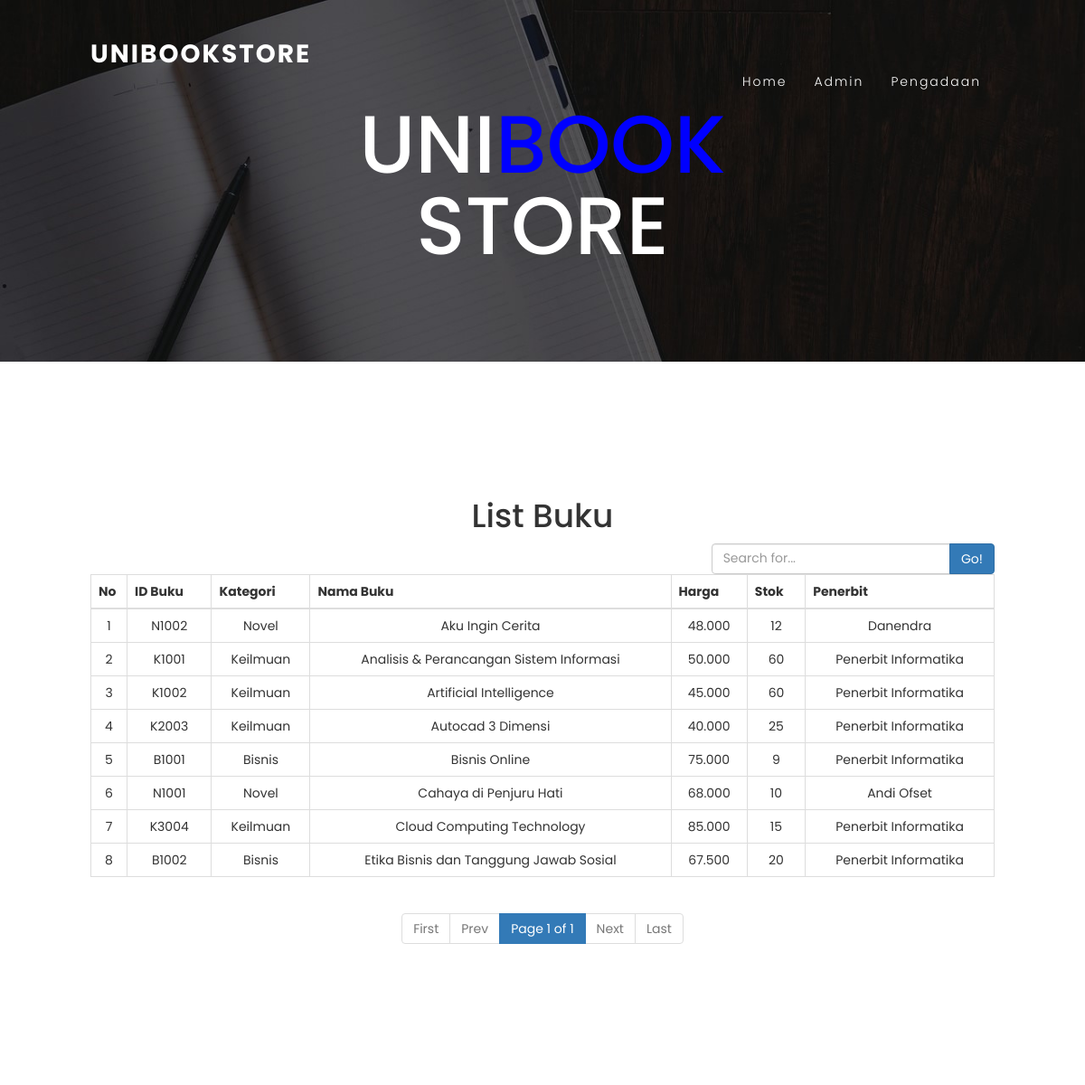
The page / on the database its author committed.
### tables this page shows
CREATE TABLE `buku` (
  `id_buku` varchar(5) NOT NULL,
  `kategori` varchar(255) NOT NULL,
  `nama_buku` varchar(255) NOT NULL,
  `harga` varchar(255) NOT NULL,
  `stok` int(11) NOT NULL,
  `penerbit` varchar(255) NOT NULL
);

### index.php (the view, shortened to what this page needs)
<!DOCTYPE html>
<html lang="en">
<head>
    <link rel="stylesheet" href="css/style.css">
    <link rel="stylesheet" href="css/bootstrap.min.css" />
</head>
<body>
    <?php
    include 'pagination.php';
    $q = isset($_REQUEST['q']) ? urldecode($_REQUEST['q']) : '';
    $page = isset($_GET['page']) ? intval($_GET['page']) : 1;
    $adjacents = isset($_GET['adjacents']) ? intval($_GET['adjacents']) : 3;
    $rpp = 15;
    $db_link = mysqli_connect('localhost', 'root', '', 'unibookstore');
    $sql = "SELECT * FROM buku WHERE nama_buku LIKE '%$q%' OR id_buku LIKE '%$q%' ORDER BY nama_buku";
    $result = mysqli_query($db_link, $sql);
    $tcount = mysqli_num_rows($result);
    $tpages = isset($tcount) ? ceil($tcount / $rpp) : 1;
    $count = 0;
    $i = ($page - 1) * $rpp;
    $no_urut = ($page - 1) * $rpp;
    $reload = $_SERVER['PHP_SELF'] . "?q=" . $q . "&amp;adjacents=" . $adjacents;
    ?>
    <header id="header">
        <a href="#" class="logo">UNIBOOKSTORE</a>
        <ul>
            <li><a href="#home" onclick="toggle()">Home</a></li>
            <li><a href="admin.php" onclick="toggle()">Admin</a></li>
            <li><a href="pengadaan.php" onclick="toggle()">Pengadaan</a></li>
        </ul>
    </header>
    <section class="banner" id="home">
        <h2>UNI<span>BOOK</span><br>STORE</h2>
    </section>
    <section class="sec" id="about">
        <div class="content">
            <div class="row">
                <div class="col-md-12">
                    <h1>List Buku</h1>
                </div>
            </div>
            <div class="row">
                <div class="col-md-8">
                </div>
                <div class="col-md-4">
                    <form action="<?php echo $_SERVER['PHP_SELF'] ?>" method="GET">
                        <div class="input-group">
                            <input type="text" class="form-control" placeholder="Search for..." name="q" value="<?php echo $q ?>">
                            <span class="input-group-btn">
                                <button class="btn btn-primary" type="submit">Go!</button>
                            </span>
                        </div>
                    </form>
                </div>
            </div>
            <div class="row">
                <div class="col-md-12">
                    <table class="table table-bordered">
                        <thead>
                            <tr>
                                <th class="th">No</th>
                                <th class="th">ID Buku</th>
                                <th class="th">Kategori</th>
                                <th class="th">Nama Buku</th>
                                <th class="th">Harga</th>
                                <th class="th">Stok</th>
                                <th class="th">Penerbit</th>
                            </tr>
                        </thead>
                        <tbody>
                            <?php
                            while (($count < $rpp) && ($i < $tcount)) {
                                mysqli_data_seek($result, $i);
                                $data = mysqli_fetch_array($result);
                            ?>
                                <tr class="tr">
                                    <td width="40px">
                                        <?php echo ++$no_urut; ?>
                                    </td>
                                    <td>
                                        <?php echo $data['id_buku']; ?>
                                    </td>
                                    <td>
                                        <?php echo $data['kategori']; ?>
                                    </td>
                                    <td>
                                        <?php echo $data['nama_buku']; ?>
                                    </td>
                                    <td>
                                        <?php echo $data['harga']; ?>
                                    </td>
                                    <td>
                                        <?php echo $data['stok']; ?>
                                    </td>
                                    <td>
                                        <?php echo $data['penerbit']; ?>
                                    </td>
                                </tr>
                            <?php
                                $i++;
                                $count++;
                            }
                            ?>
                        </tbody>
                    </table>
                </div>
            </div>
            <div class="row">
                <div class="col-md-12">
                    <?php echo paginate_one($reload, $page, $tpages); ?>
                </div>
            </div>
        </div>
    </section>
</body>
</html>

### pagination.php
<?php
function paginate_one($reload, $page, $tpages) {
	$firstlabel = "First";
	$prevlabel  = "Prev";
	$nextlabel  = "Next";
	$lastlabel  = "Last";
	$out = "<nav><ul class=\"pagination\">\n";
	if($page>1) {
		$out.= "<li><a href=\"" . $reload . "\">" . $firstlabel . "</a></li>\n";
	}
	else {
		$out.= "<li class=\"disabled\"><a href=\"#\">" . $firstlabel . "</a></li>\n";
	}
	if($page==1) {
		$out.= "<li class=\"disabled\"><a href=\"#\">" . $prevlabel . "</a></li>\n";
	}
	elseif($page==2) {
		$out.= "<li><a href=\"" . $reload . "\">" . $prevlabel . "</a></li>\n";
	}
	else {
		$out.= "<li><a href=\"" . $reload . "&amp;page=" . ($page-1) . "\">" . $prevlabel . "</a></li>\n";
	}
	$out.= "<li class=\"active\"><a href=\"#\">Page " . $page . " of " . $tpages . "</a></li>\n";
	if($page<$tpages) {
		$out.= "<li><a href=\"" . $reload . "&amp;page=" .($page+1) . "\">" . $nextlabel . "</a></li>\n";
	}
	else {
		$out.= "<li class=\"disabled\"><a href=\"#\">" . $nextlabel . "</a></li>\n";
	}
	if($page<$tpages) {
		$out.= "<li><a href=\"" . $reload . "&amp;page=" . $tpages . "\">" . $lastlabel . "</a></li>\n";
	}
	else {
		$out.= "<li class=\"disabled\"><a href=\"#\">" . $lastlabel . "</a></li>\n";
	}
	$out.= "</ul></nav>";
	return $out;
}
?>

### css/style.css (style rules this page uses)
* { margin: 0; padding: 0; box-sizing: border-box; font-family: 'Poppins', sans-serif; }
body { min-height: 1000px; }
header { position: fixed; top: 0; left: 0; width: 100%; display: flex; justify-content: space-between; align-items: center; padding: 40px 100px; z-index: 1000; transition: 0.6s; }
header .logo { position: relative; font-weight: 700; text-decoration: none; font-size: 2em; color: white; text-transform: uppercase; letter-spacing: 2px; transition: 0.6s; }
header ul { position: relative; display: flex; justify-content: right; align-items: center; }
header ul li { position: relative; list-style-type: none; }
header ul li a { position: relative; margin: 0 15px; text-decoration: none; color: white; letter-spacing: 2px; font-weight: 300; transition: 0.6s; }
.banner { position: relative; width: 100%; background: url(../assets/bg-buku.jpg); min-height: 50vh; background-size: cover; display: flex; justify-content: center; align-items: center; }
.banner h2 { color: white; font-size: 90px; text-transform: uppercase; text-align: center; line-height: 1em; }
.banner h2 span { color: blue; }
.sec { background: white; padding: 100px; min-height: 100vh; display: flex; justify-content: center; align-items: center; }
.sec .content { position: relative; text-align: center; width: 100%; }
.btn { position: relative; display: inline-block; padding: 10px 30px; background: black; text-decoration: none; color: white; }
html { scroll-behavior: smooth; }

### rows shown on the page
buku: id_buku "N1002", kategori "Novel", nama_buku "Aku Ingin Cerita", harga "48.000", stok "12", penerbit "Danendra"
buku: id_buku "K1001", kategori "Keilmuan", nama_buku "Analisis & Perancangan Sistem Informasi", harga "50.000", stok "60", penerbit "Penerbit Informatika"
buku: id_buku "K1002", kategori "Keilmuan", nama_buku "Artificial Intelligence", harga "45.000", stok "60", penerbit "Penerbit Informatika"
buku: id_buku "K2003", kategori "Keilmuan", nama_buku "Autocad 3 Dimensi", harga "40.000", stok "25", penerbit "Penerbit Informatika"
buku: id_buku "B1001", kategori "Bisnis", nama_buku "Bisnis Online", harga "75.000", stok "9", penerbit "Penerbit Informatika"
buku: id_buku "N1001", kategori "Novel", nama_buku "Cahaya di Penjuru Hati", harga "68.000", stok "10", penerbit "Andi Ofset"
buku: id_buku "K3004", kategori "Keilmuan", nama_buku "Cloud Computing Technology", harga "85.000", stok "15", penerbit "Penerbit Informatika"
buku: id_buku "B1002", kategori "Bisnis", nama_buku "Etika Bisnis dan Tanggung Jawab Sosial", harga "67.500", stok "20", penerbit "Penerbit Informatika"

### other values the page prints
$firstlabel "First"
$prevlabel "Prev"
$page "1"
$tpages "1"
$nextlabel "Next"
$lastlabel "Last"
